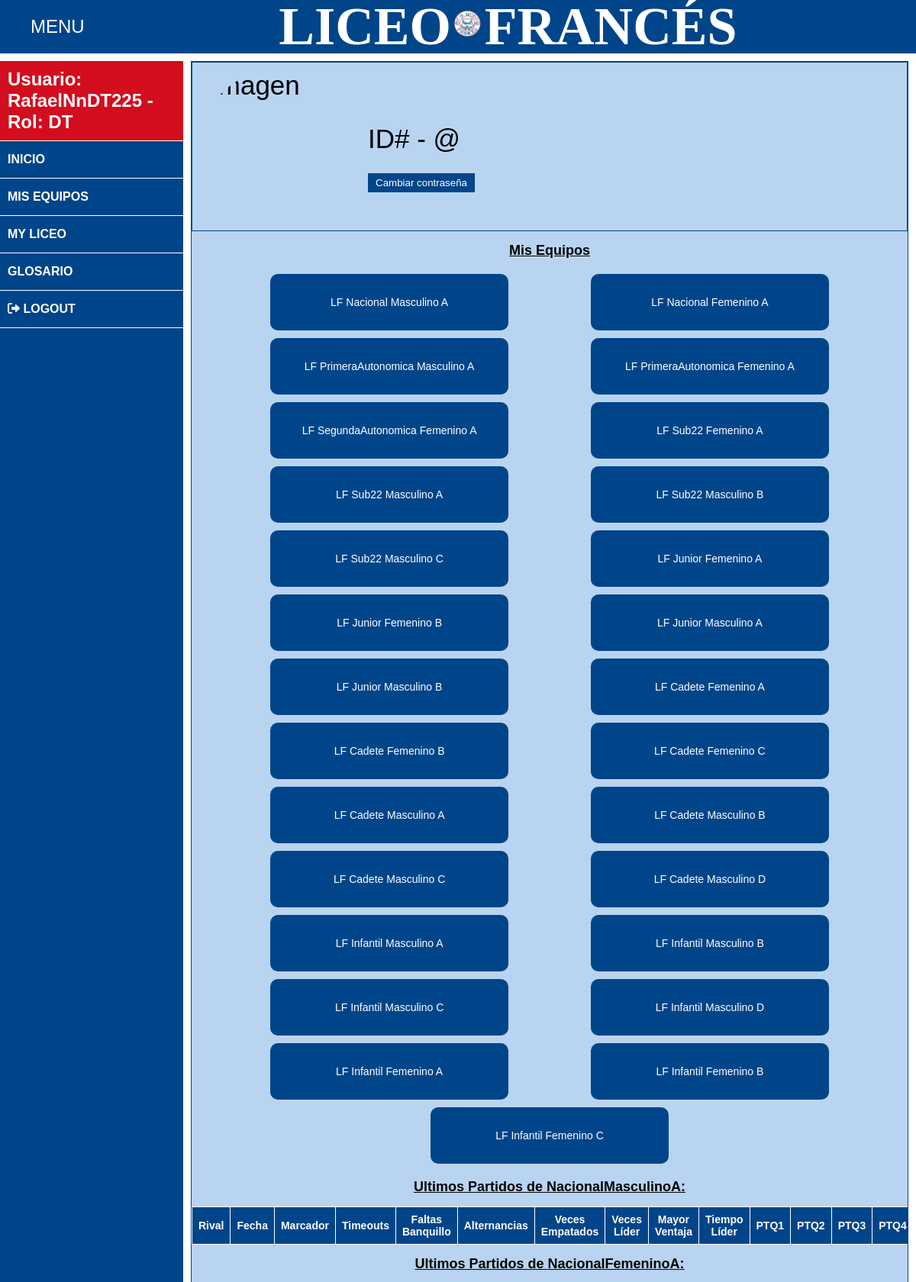
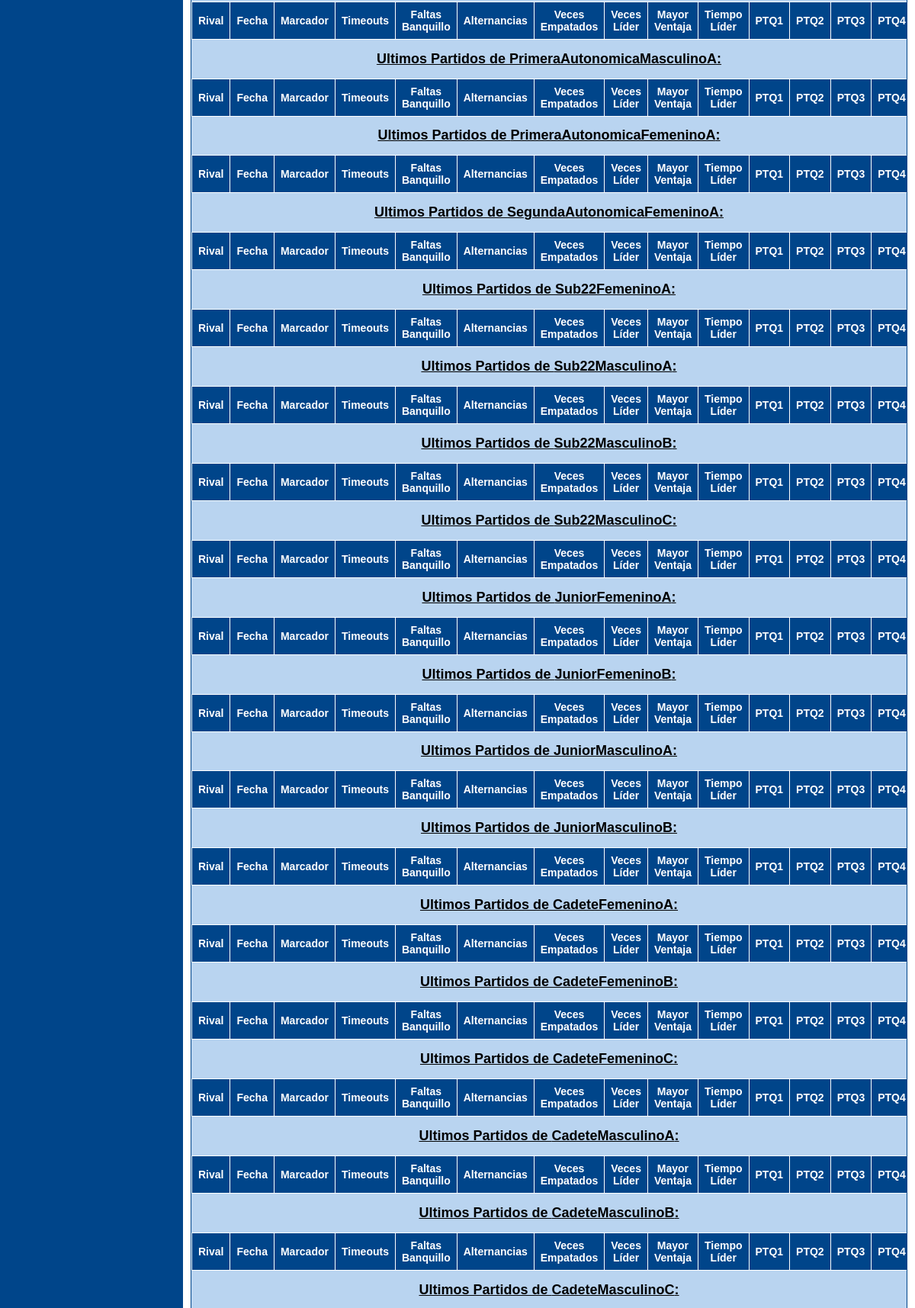
Screenshot of /pagina_perfil.php (signed in, upper part) with the database file from the repository (2 pictures, top to bottom).
### tables this page shows
CREATE TABLE `equipos` (
  `id` int(10) NOT NULL,
  `id_equipo` varchar(50) NOT NULL,
  `categoria` varchar(50) NOT NULL,
  `seccion` enum('Masculino','Femenino') NOT NULL,
  `letra` varchar(1) DEFAULT NULL,
  `PJ` int(11) NOT NULL,
  `W` int(11) NOT NULL,
  `L` int(11) NOT NULL,
  `PPP` int(11) NOT NULL,
  `PPR` int(11) NOT NULL,
  `MT` float NOT NULL,
  `MSMS` float NOT NULL,
  `T2A` int(11) NOT NULL,
  `T2F` int(11) NOT NULL,
  `T3A` int(11) NOT NULL,
  `T3F` int(11) NOT NULL,
  `TLA` int(11) NOT NULL,
  `TLF` int(11) NOT NULL,
  `FLH` int(11) NOT NULL,
  `TEC` int(11) NOT NULL,
  `FLR` int(11) NOT NULL,
  `RBO` int(11) NOT NULL,
  `RBD` int(11) NOT NULL,
  `ROB` int(11) NOT NULL,
  `TAP` int(11) NOT NULL,
  `PRD` int(11) NOT NULL,
  `AST` int(11) NOT NULL,
  `PTQ1` int(11) NOT NULL,
  `PTQ2` int(11) NOT NULL,
  `PTQ3` int(11) NOT NULL,
  `PTQ4` int(11) NOT NULL,
  `PTQE` int(11) NOT NULL
);

### includes/Equipo.php (the view, shortened to what this page needs)
<?php
class Equipo{
    public static function getDatosEquipo($equipo){
        $result = false;
        $conn = Aplicacion::getInstance()->getConexionBd();
        $query = sprintf("SELECT * FROM equipos WHERE id_equipo='%s'", $conn->real_escape_string($equipo));
        $rs = $conn->query($query);
        if ($rs) {
            $fila = $rs->fetch_assoc();
            if ($fila) {
                $result = $fila;
            }
        } else {
            error_log("Error BD ({$conn->errno}): {$conn->error}");
        }
        return $result;
    }
    public static function mostrarUltimosPartidosEquipo($equipo){
        $html = "";
        $html .="
        <table>
        <tr>
            <th>Rival</th>
            <th>Fecha</th>
            <th>Marcador</th>
            <th>Timeouts</th>
            <th>Faltas Banquillo</th>
            <th>Alternancias</th>
            <th>Veces Empatados</th>
            <th>Veces Líder</th>
            <th>Mayor Ventaja</th>
            <th>Tiempo Líder</th>
            <th>PTQ1</th>
            <th>PTQ2</th>
            <th>PTQ3</th>
            <th>PTQ4</th>
            <th>PTQE</th>
        </tr>";
        $html .="</table>";
        return $html;
    }
    public static function mostrarListadoEquipos($equipos){
        $html = '';
        $html .= <<<EOS
        <div class="cajasEquipos">
        EOS;
            foreach ($equipos as $equipo) {
                $html .= self::mostrarCajaEquipo($equipo);
            }
            $html .= <<<EOS
        </div>
        EOS;
        return $html;
    }
    public static function mostrarCajaEquipo($equipo){
        $datosEquipo = self::getDatosEquipo($equipo);
        $html = '';
        $html .= <<<EOS
            <div class="equipo">
                <a href="pagina_equipo.php?equipo={$equipo}">
                    <p>LF {$datosEquipo['categoria']} {$datosEquipo['seccion']} {$datosEquipo['letra']}</p>
                </a>
            </div>
        EOS;
        return $html;
    }
}
?>

### styles/perfil.css (style rules this page uses)
.lastgames table { border-collapse: collapse; width: 100%; }
.lastgames th { padding: 8px; text-align: center; background-color: #00458a; border: 1px solid white; color: white; }

### styles/main.css (style rules this page uses)
article div.cajasEquipos { display: flex; flex-flow: row wrap; justify-content: space-evenly; border-radius: 10px; transition: background-color 0.3s ease; text-align: center; }
article div.equipo { width: 30%; padding: 15px; margin: 5px; background-color: #00458a; border-radius: 10px; transition: background-color 0.3s ease; text-align: center; }
article div.equipo a { display: block; text-decoration: none; color: white; width: 100%; height: 100%; }

### styles/body.css (style rules this page uses)
body { margin:0px; min-height:100vh; width: 100%; height: 100%; font-family: Helvetica; background-color: #00458a; }

### rows the page displays
equipos: categoria "Nacional", seccion "Masculino", letra "A"
equipos: categoria "Nacional", seccion "Femenino", letra "A"
equipos: categoria "PrimeraAutonomica", seccion "Masculino", letra "A"
equipos: categoria "PrimeraAutonomica", seccion "Femenino", letra "A"
equipos: categoria "SegundaAutonomica", seccion "Femenino", letra "A"
equipos: categoria "Sub22", seccion "Femenino", letra "A"
equipos: categoria "Sub22", seccion "Masculino", letra "A"
equipos: categoria "Sub22", seccion "Masculino", letra "B"
equipos: categoria "Sub22", seccion "Masculino", letra "C"
equipos: categoria "Junior", seccion "Femenino", letra "A"
equipos: categoria "Junior", seccion "Femenino", letra "B"
equipos: categoria "Junior", seccion "Masculino", letra "A"
equipos: categoria "Junior", seccion "Masculino", letra "B"
equipos: categoria "Cadete", seccion "Femenino", letra "A"
equipos: categoria "Cadete", seccion "Femenino", letra "B"
equipos: categoria "Cadete", seccion "Femenino", letra "C"
equipos: categoria "Cadete", seccion "Masculino", letra "A"
equipos: categoria "Cadete", seccion "Masculino", letra "B"
equipos: categoria "Cadete", seccion "Masculino", letra "C"
equipos: categoria "Cadete", seccion "Masculino", letra "D"
equipos: categoria "Infantil", seccion "Masculino", letra "A"
equipos: categoria "Infantil", seccion "Masculino", letra "B"
equipos: categoria "Infantil", seccion "Masculino", letra "C"
equipos: categoria "Infantil", seccion "Masculino", letra "D"
equipos: categoria "Infantil", seccion "Femenino", letra "A"
equipos: categoria "Infantil", seccion "Femenino", letra "B"
equipos: categoria "Infantil", seccion "Femenino", letra "C"

### other values shown
$_SESSION['nombre'] "RafaelNnDT225"
$_SESSION['roles'] "DT"
$equipo "NacionalMasculinoA"
$equipo "NacionalFemeninoA"
$equipo "PrimeraAutonomicaMasculinoA"
$equipo "PrimeraAutonomicaFemeninoA"
$equipo "SegundaAutonomicaFemeninoA"
$equipo "Sub22FemeninoA"
$equipo "Sub22MasculinoA"
$equipo "Sub22MasculinoB"
$equipo "Sub22MasculinoC"
$equipo "JuniorFemeninoA"
$equipo "JuniorFemeninoB"
$equipo "JuniorMasculinoA"
$equipo "JuniorMasculinoB"
